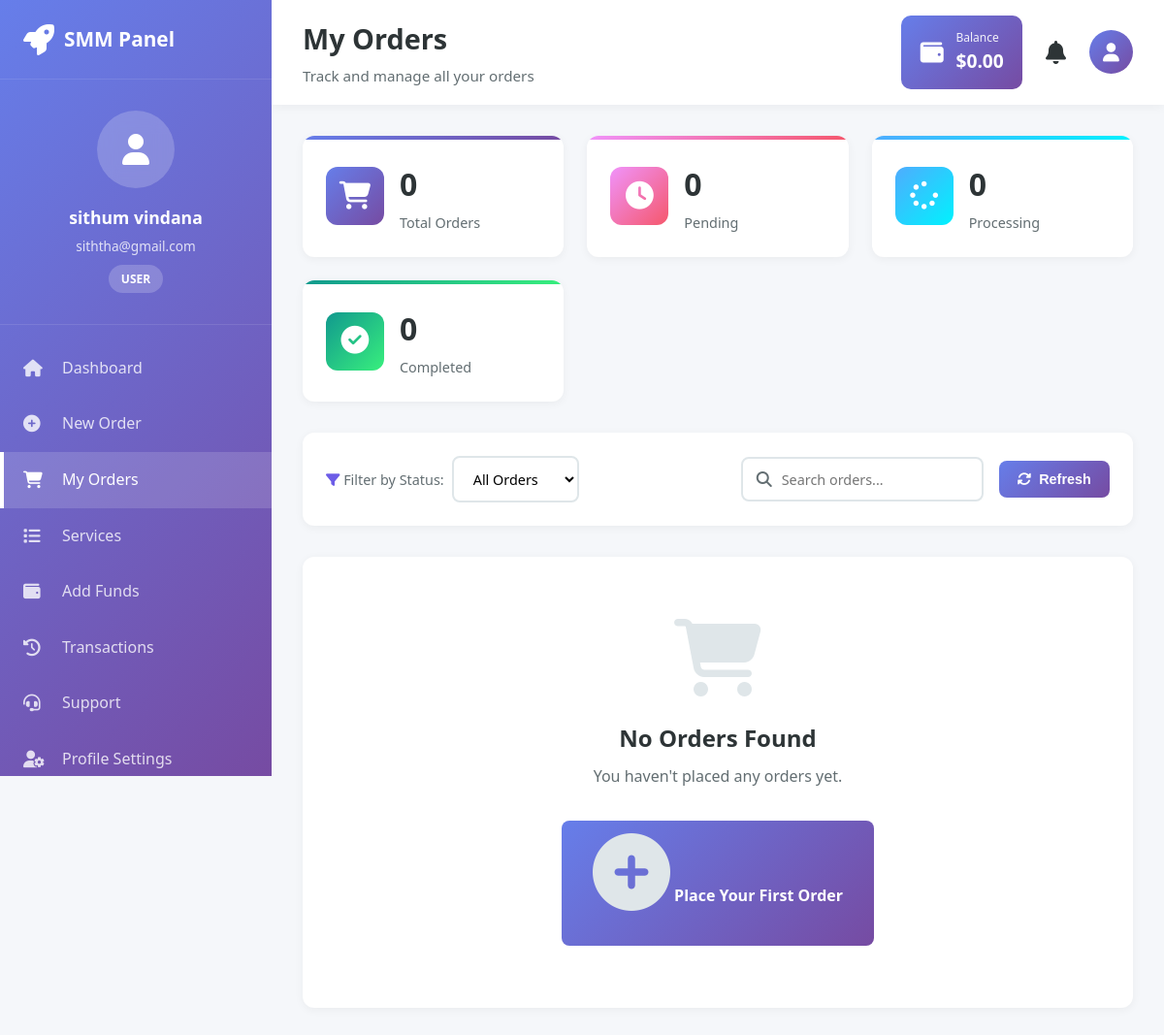
Page /orders.php (signed in) on the committed database.
### tables this page shows
CREATE TABLE `users` (
  `id` int(11) NOT NULL,
  `full_name` varchar(100) NOT NULL,
  `email` varchar(100) NOT NULL,
  `username` varchar(50) NOT NULL,
  `password` varchar(255) NOT NULL,
  `user_role` enum('admin','user','reseller') DEFAULT 'user',
  `balance` decimal(10,2) DEFAULT 0.00,
  `status` enum('active','suspended','inactive') DEFAULT 'active',
  `api_key` varchar(64) DEFAULT NULL,
  `profile_image` varchar(255) DEFAULT NULL,
  `phone` varchar(20) DEFAULT NULL,
  `verification_token` varchar(64) DEFAULT NULL,
  `ip_address` varchar(45) DEFAULT NULL,
  `country` varchar(50) DEFAULT NULL,
  `created_at` timestamp NOT NULL DEFAULT current_timestamp(),
  `last_login` timestamp NULL DEFAULT NULL,
  `updated_at` timestamp NOT NULL DEFAULT current_timestamp() ON UPDATE current_timestamp()
);

### orders.php (the view, shortened to what the rows shown need)
<?php
require_once 'config.php';
$user_id = $_SESSION['user_id'];
$user_query = mysqli_query($conn, "SELECT * FROM users WHERE id = $user_id");
$user = mysqli_fetch_assoc($user_query);
?>
<!DOCTYPE html>
<html lang="en">
<head>
    <link rel="stylesheet" href="assets/css/styles.css?v=<?php echo time(); ?>">
    <link rel="stylesheet" href="assets/css/dashboard.css?v=<?php echo time(); ?>">
    <link rel="stylesheet" href="assets/css/orders.css?v=<?php echo time(); ?>">
    <link rel="stylesheet" href="https://cdnjs.cloudflare.com/ajax/libs/font-awesome/6.4.0/css/all.min.css">
</head>
<body class="dashboard-body">
    <aside class="sidebar" id="sidebar">
        <div class="sidebar-user">
            <div class="user-info">
                <h4><?php echo htmlspecialchars($user['full_name']); ?></h4>
                <p><?php echo htmlspecialchars($user['email']); ?></p>
                <span class="user-badge"><?php echo ucfirst($user['user_role']); ?></span>
            </div>
        </div>
    </aside>
    <div class="main-content">
        <header class="top-header">
            <div class="header-title">
                <h1>My Orders</h1>
            </div>
            <div class="header-actions">
                <div class="balance-display">
                    <div>
                        <small>Balance</small>
                        <strong>$<?php echo number_format($user['balance'], 2); ?></strong>
                    </div>
                </div>
            </div>
        </header>
    </div>
</body>
</html>

### rows in the picture
users: full_name "sithum vindana", email "siththa@gmail.com", user_role "USER", balance "0.00"

### other values in the picture
$stats['total'] "0"
$stats['pending'] "0"
$stats['processing'] "0"
$stats['completed'] "0"
